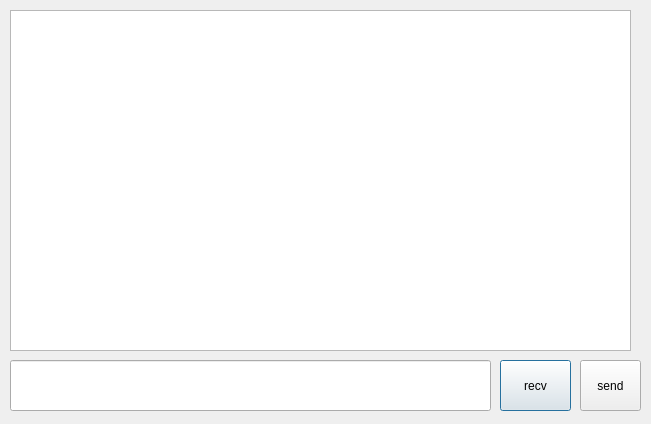
<?xml version="1.0" encoding="UTF-8"?>
<ui version="4.0">
 <class>Dialog</class>
 <widget class="QDialog" name="Dialog">
  <property name="geometry">
   <rect>
    <x>0</x>
    <y>0</y>
    <width>651</width>
    <height>424</height>
   </rect>
  </property>
  <property name="windowTitle">
   <string>Dialog</string>
  </property>
  <widget class="QListWidget" name="listWidget">
   <property name="geometry">
    <rect>
     <x>10</x>
     <y>10</y>
     <width>621</width>
     <height>341</height>
    </rect>
   </property>
  </widget>
  <widget class="QPushButton" name="pushButton">
   <property name="geometry">
    <rect>
     <x>500</x>
     <y>360</y>
     <width>71</width>
     <height>51</height>
    </rect>
   </property>
   <property name="text">
    <string>recv</string>
   </property>
  </widget>
  <widget class="QLineEdit" name="lineEdit">
   <property name="geometry">
    <rect>
     <x>10</x>
     <y>360</y>
     <width>481</width>
     <height>51</height>
    </rect>
   </property>
  </widget>
  <widget class="QPushButton" name="pushButton_2">
   <property name="geometry">
    <rect>
     <x>580</x>
     <y>360</y>
     <width>61</width>
     <height>51</height>
    </rect>
   </property>
   <property name="text">
    <string>send</string>
   </property>
  </widget>
 </widget>
 <layoutdefault spacing="6" margin="11"/>
 <resources/>
 <connections/>
</ui>
